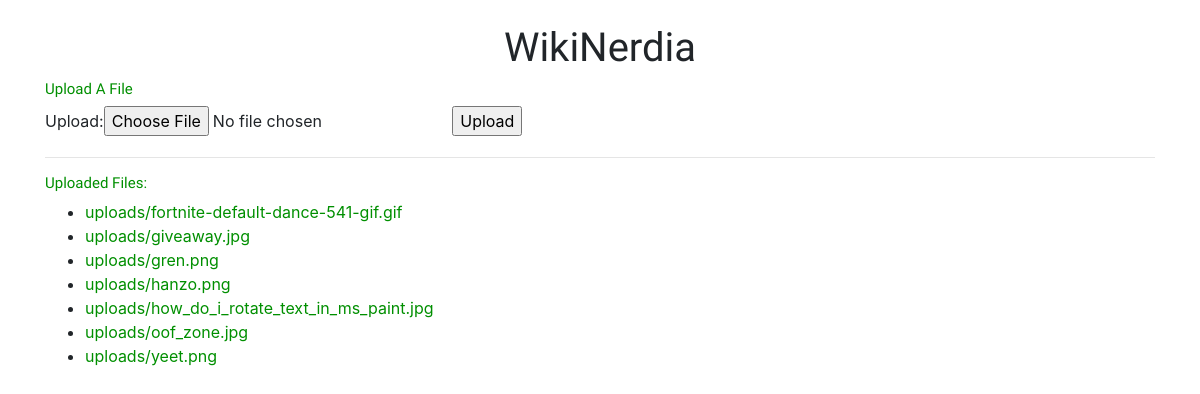
Page /wiki/upload/ on the earlier database version.
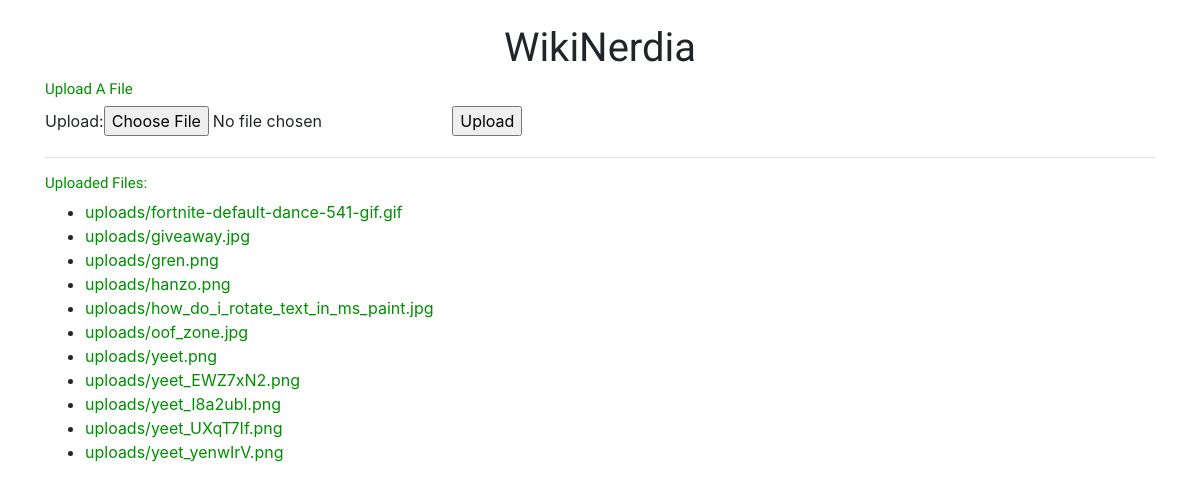
Same page on the later database version.
### wiki/models.py (models this page shows, shortened)
class UserFileUpload(models.Model):
    upload = models.FileField(upload_to='uploads/')

### wiki/views.py (the view)
# urls.py: path('upload/', views.upload_file, name='upload_page' ),
def upload_file(request):
    context = {}
    if request.method == 'POST':
        form = UploadFileForm(request.POST, request.FILES)
        if form.is_valid():
            form.save()
    else:
        form = UploadFileForm()
    context['form'] = form
    context['files'] = UserFileUpload.objects.all().order_by('upload')
    return render(request, 'wiki/upload.html', context)

### wiki/forms.py
class UploadFileForm(ModelForm):
    class Meta:
        model = UserFileUpload
        fields = ['upload' ]

### wiki/templates/wiki/upload.html (shortened to what this page needs)
{% extends 'wiki/base.html' %}
{% load static %}
    {% block content %}
    <h2>Upload A File</h2>
    <form method='POST' enctype='multipart/form-data' action="{% url 'wiki:upload_page' %}">
        {{form}}
        <input type='submit' value="Upload">
    </form>
<hr />
<section>
    <h2>Uploaded Files:</h2>
    {% if files %}
    <ul>
        {% for file in files %}
        <li><a href="{{file.upload.url}}">{{file.upload.name}}</a></li>
        {% endfor %}
    </ul>
    {% else %}
    <p>No uploaded files</p>
    {% endif %}
</section>
{% endblock %}

Differences in the rows shown:
added UserFileUpload: upload.name "uploads/yeet_EWZ7xN2.png"
added UserFileUpload: upload.name "uploads/yeet_I8a2ubl.png"
added UserFileUpload: upload.name "uploads/yeet_UXqT7If.png"
added UserFileUpload: upload.name "uploads/yeet_yenwIrV.png"
